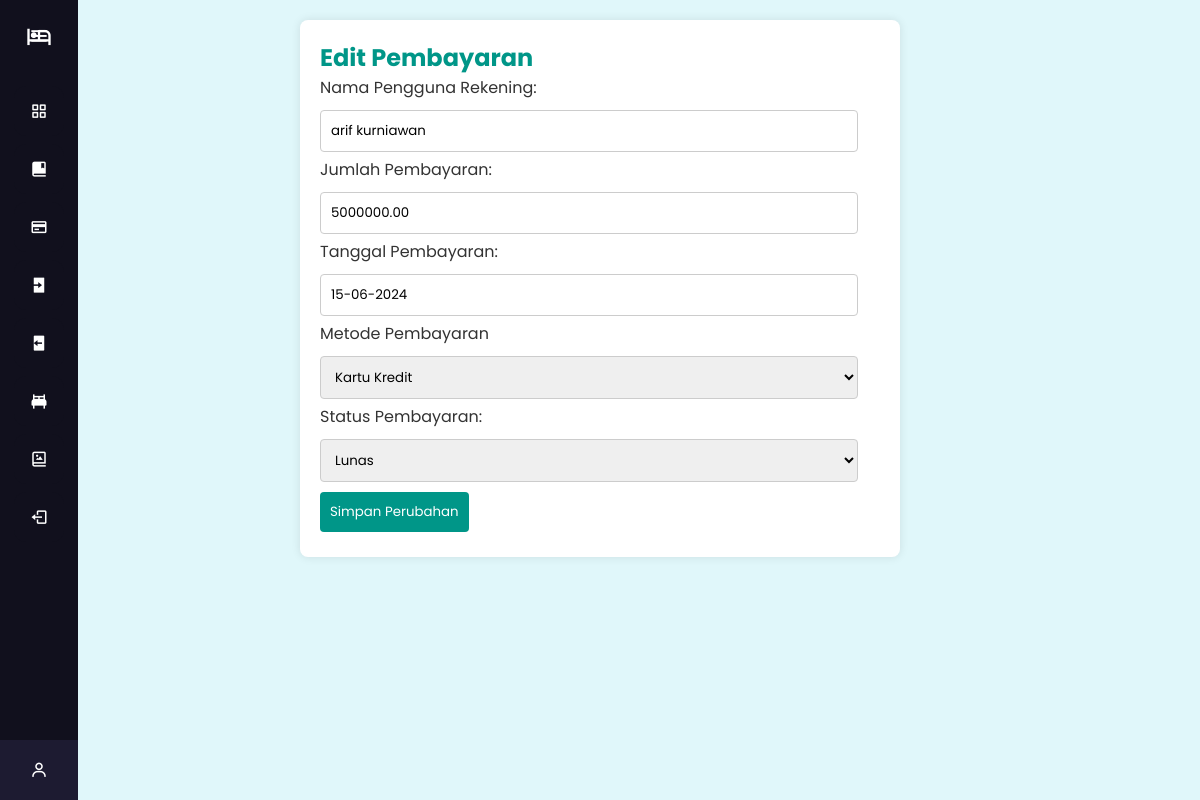
The page /admin/edit_pembayaran.php?edit_id=24 (signed in) on the database its author committed.
### tables this page shows
CREATE TABLE `pembayaran` (
  `id` int(11) NOT NULL,
  `nama_pemilik` varchar(133) NOT NULL,
  `jml_bayar` decimal(10,2) NOT NULL,
  `tanggal_bayar` date NOT NULL,
  `metode_bayar` varchar(222) NOT NULL,
  `status_bayar` varchar(333) NOT NULL
);

### admin/edit_pembayaran.php (the view, shortened to what this page needs)
<?php
require 'header.php';
require 'footer.php';
$servername = "localhost";
$username = "root";
$password = "";
$dbname = "hotel";
$conn = new mysqli($servername, $username, $password, $dbname);
if ($_SERVER["REQUEST_METHOD"] == "GET" && isset($_GET['edit_id'])) {
    $edit_id = $_GET['edit_id'];
    $stmt = $conn->prepare("SELECT id, nama_pemilik, jml_bayar, tanggal_bayar, metode_bayar, status_bayar FROM pembayaran WHERE id = ?");
    $stmt->bind_param("i", $edit_id);
    $stmt->execute();
    $result = $stmt->get_result();
    if ($result->num_rows == 1) {
        $row = $result->fetch_assoc();
?>
<!DOCTYPE html>
<html lang="id">
<head>
</head>
<body>
    <div class="main-content">
        <h2>Edit Pembayaran</h2>
        <form method="POST" action="update_pembayaran.php">
            <label>Nama Pengguna Rekening:</label>
            <input type="text" name="nama_pemilik" value="<?php echo htmlspecialchars($row['nama_pemilik'], ENT_QUOTES); ?>" required>
            <label>Jumlah Pembayaran:</label>
            <input type="text" name="jml_bayar" value="<?php echo htmlspecialchars($row['jml_bayar'], ENT_QUOTES); ?>" required>
            <label>Tanggal Pembayaran:</label>
            <input type="text" name="tanggal_bayar" value="<?php echo date('d-m-Y', strtotime($row['tanggal_bayar'])); ?>" required>
            <label for="metode_bayar">Metode Pembayaran</label>
<select id="metode_bayar" name="metode_bayar" required>
    <option value="kartu_kredit" <?php if ($row['metode_bayar'] == 'kartu_kredit') echo 'selected'; ?>>Kartu Kredit</option>
</select>
            <label>Status Pembayaran:</label>
            <select name="status_bayar">
                <option value="Lunas" <?php if ($row['status_bayar'] == 'Lunas') echo 'selected'; ?>>Lunas</option>
            </select>
            <button type="submit">Simpan Perubahan</button>
        </form>
    </div>
</body>
</html>
<?php
    } else {
        echo "Data pembayaran tidak ditemukan.";
    }
} else {
    echo "Permintaan tidak valid.";
}
?>

### admin/css/style.css (style rules this page uses)
* { margin: 0; padding: 0; box-sizing: border-box; font-family: "Poppins" , sans-serif; }

### admin/edit_pembayaran.php (style rules this page uses)
body { font-family: Arial, sans-serif; background-color: #e0f7fa; padding: 20px; }
.main-content { max-width: 600px; margin: auto; background-color: #fff; padding: 20px; border-radius: 8px; box-shadow: 0 0 10px rgba(0, 0, 0, 0.1); }
h2 { color: #009688; }
label { display: block; margin-bottom: 5px; color: #333; }
input[type="text"], select, button { width: calc(100% - 22px); padding: 10px; margin: 5px 0; box-sizing: border-box; border: 1px solid #ccc; border-radius: 4px; }
button { width: auto; background-color: #009688; color: white; border: none; cursor: pointer; }

### rows shown on the page
pembayaran: nama_pemilik "arif kurniawan", jml_bayar "5000000.00", tanggal_bayar "15-06-2024", metode_bayar "Kartu Kredit", status_bayar "Lunas"
